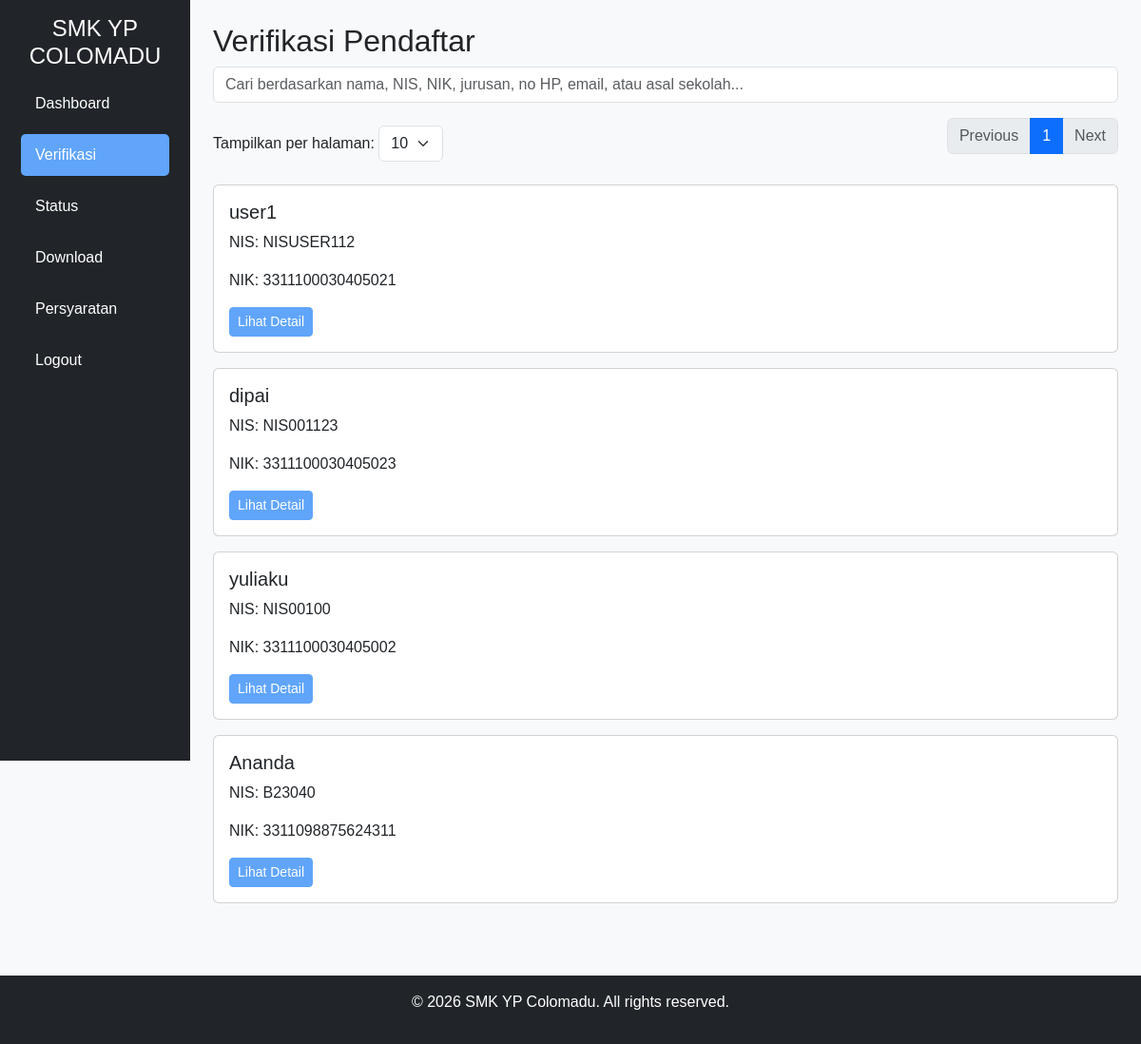
Screenshot of /panitia/verifikasi.php (signed in) with the database file from the repository.
### tables this page shows
CREATE TABLE `pendaftar` (
  `id` int NOT NULL,
  `user_id` int NOT NULL,
  `nama` varchar(100) NOT NULL,
  `nohp` varchar(15) DEFAULT NULL,
  `email` varchar(100) DEFAULT NULL,
  `nis` varchar(20) NOT NULL,
  `nik` varchar(16) NOT NULL,
  `nama_ortu` varchar(100) NOT NULL,
  `pekerjaan_ortu` varchar(50) NOT NULL,
  `jurusan` varchar(50) NOT NULL,
  `berkas` varchar(255) DEFAULT NULL,
  `status` enum('menunggu','Diterima','Revisi','Ditolak') DEFAULT 'menunggu',
  `komentar` text,
  `created_at` timestamp NOT NULL DEFAULT CURRENT_TIMESTAMP,
  `reg_number` varchar(20) DEFAULT NULL,
  `asal_sekolah` varchar(100) DEFAULT NULL,
  `nilai` decimal(5,2) DEFAULT NULL
);

### panitia/verifikasi.php (the view, shortened to what this page needs)
<?php
require '../config/database.php';
$per_page = isset($_SESSION['per_page']) ? (int)$_SESSION['per_page'] : 10;
$page = isset($_GET['page']) ? (int)$_GET['page'] : 1;
$page = max(1, $page);
$offset = ($page - 1) * $per_page;
$per_page = max(5, min(50, $per_page));
$offset = max(0, $offset);
$search_query = isset($_GET['q']) ? trim($_GET['q']) : '';
$pendaftar = [];
$total = 0;
try {
    if ($search_query) {
        $query = '%' . $search_query . '%';
        $where = "WHERE nama LIKE :query OR nis LIKE :query OR nik LIKE :query OR jurusan LIKE :query OR nohp LIKE :query OR email LIKE :query OR asal_sekolah LIKE :query";
        $stmt = $db->prepare("SELECT COUNT(*) FROM pendaftar $where");
        $stmt->bindValue(':query', $query);
        $stmt->execute();
        $total = $stmt->fetchColumn();
        $stmt = $db->prepare("SELECT id, nama, nis, nik, nama_ortu, pekerjaan_ortu, jurusan, berkas, asal_sekolah, status, nohp, email FROM pendaftar $where ORDER BY created_at DESC LIMIT :limit OFFSET :offset");
        $stmt->bindValue(':query', $query);
        $stmt->bindValue(':limit', $per_page, PDO::PARAM_INT);
        $stmt->bindValue(':offset', $offset, PDO::PARAM_INT);
        $stmt->execute();
        $pendaftar = $stmt->fetchAll(PDO::FETCH_ASSOC);
    } else {
        $stmt = $db->query("SELECT COUNT(*) FROM pendaftar");
        $total = $stmt->fetchColumn();
        $stmt = $db->prepare("SELECT id, nama, nis, nik, nama_ortu, pekerjaan_ortu, jurusan, berkas, asal_sekolah, status, nohp, email FROM pendaftar ORDER BY created_at DESC LIMIT :limit OFFSET :offset");
        $stmt->bindValue(':limit', $per_page, PDO::PARAM_INT);
        $stmt->bindValue(':offset', $offset, PDO::PARAM_INT);
        $stmt->execute();
        $pendaftar = $stmt->fetchAll(PDO::FETCH_ASSOC);
    }
    $total_pages = ceil($total / $per_page);
} catch (PDOException $e) {
    $error = "Gagal mengambil data pendaftar: " . $e->getMessage();
    logError($error);
}
?>
<!DOCTYPE html>
<html lang="id">
<head>
    <link href="https://cdn.jsdelivr.net/npm/bootstrap@5.3.2/dist/css/bootstrap.min.css" rel="stylesheet">
    <link href="../assets/css/style.css" rel="stylesheet">
</head>
<body class="bg-light">
    <div class="container-fluid">
        <div class="row">
            <?php include '../includes/sidebar_panitia.php'; ?>
            <main class="col-md-9 ms-sm-auto col-lg-10 px-md-4">
                <h2 class="mt-4">Verifikasi Pendaftar</h2>
                <div class="mb-3">
                    <input type="text" id="searchInput" class="form-control" placeholder="Cari berdasarkan nama, NIS, NIK, jurusan, no HP, email, atau asal sekolah..." value="<?php echo htmlspecialchars($search_query); ?>">
                </div>
                <div class="mb-3 d-flex justify-content-between align-items-center">
                    <div>
                        <label for="perPage" class="form-label">Tampilkan per halaman:</label>
                        <select id="perPage" class="form-select w-auto d-inline" onchange="window.location.href='verifikasi.php?per_page=' + this.value + '&page=1<?php echo $search_query ? '&q=' . urlencode($search_query) : ''; ?>'">
                            <option value="10" <?php echo $per_page == 10 ? 'selected' : ''; ?>>10</option>
                        </select>
                    </div>
                    <nav>
                        <ul class="pagination">
                            <li class="page-item <?php echo $page <= 1 ? 'disabled' : ''; ?>">
                                <a class="page-link" href="?page=<?php echo $page - 1; ?>&per_page=<?php echo $per_page; ?><?php echo $search_query ? '&q=' . urlencode($search_query) : ''; ?>">Previous</a>
                            </li>
                            <?php for ($i = 1; $i <= $total_pages; $i++): ?>
                                <li class="page-item <?php echo $page == $i ? 'active' : ''; ?>">
                                    <a class="page-link" href="?page=<?php echo $i; ?>&per_page=<?php echo $per_page; ?><?php echo $search_query ? '&q=' . urlencode($search_query) : ''; ?>"><?php echo $i; ?></a>
                                </li>
                            <?php endfor; ?>
                            <li class="page-item <?php echo $page >= $total_pages ? 'disabled' : ''; ?>">
                                <a class="page-link" href="?page=<?php echo $page + 1; ?>&per_page=<?php echo $per_page; ?><?php echo $search_query ? '&q=' . urlencode($search_query) : ''; ?>">Next</a>
                            </li>
                        </ul>
                    </nav>
                </div>
                <div id="pendaftarList">
                    <?php if (empty($pendaftar)): ?>
                        <p>Tidak ada data pendaftar.</p>
                    <?php else: ?>
                        <?php foreach ($pendaftar as $p): ?>
                            <div class="card mb-3 pendaftar-card" data-id="<?php echo $p['id']; ?>">
                                <div class="card-body">
                                    <h5><?php echo htmlspecialchars($p['nama']); ?></h5>
                                    <p>NIS: <?php echo htmlspecialchars($p['nis']); ?></p>
                                    <p>NIK: <?php echo htmlspecialchars($p['nik']); ?></p>
                                    <button class="btn btn-primary btn-sm view-detail" data-id="<?php echo $p['id']; ?>">Lihat Detail</button>
                                </div>
                            </div>
                        <?php endforeach; ?>
                    <?php endif; ?>
                </div>
            </main>
        </div>
    </div>
    <?php include '../includes/footer.php'; ?>
</body>
</html>

### assets/css/style.css (style rules this page uses)
body { background-color: #F3F4F6; font-family: Arial, sans-serif; display: flex; flex-direction: column; min-height: 100vh; margin: 0; }
.container-fluid { flex: 1; display: flex; flex-direction: column; }
main { flex: 1; padding-bottom: 60px; }
.btn-primary { background-color: #60A5FA; border-color: #60A5FA; }

### rows the page displays
pendaftar: nama "user1", nis "NISUSER112", nik "3311100030405021"
pendaftar: nama "dipai", nis "NIS001123", nik "3311100030405023"
pendaftar: nama "yuliaku", nis "NIS00100", nik "3311100030405002"
pendaftar: nama "Ananda", nis "B23040", nik "3311098875624311"
